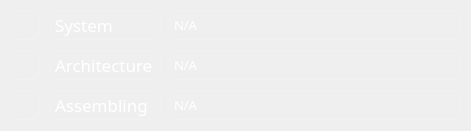
   <widget class="QWidget" name="widget_35" native="true">
    <property name="geometry">
     <rect>
      <x>10</x>
      <y>500</y>
      <width>471</width>
      <height>131</height>
     </rect>
    </property>
    <property name="styleSheet">
     <string notr="true">color: white;
background-color: qlineargradient(spread:pad, x1:1, y1:2, x1:0, y2:0, stop:0
rgba(55,250,55), stop:0.4274 rgba(35,30,60,20), stop:1 rgba(205,200,250,20));
border-radius:7px;


border: none;</string>
    </property>
    <widget class="QLabel" name="label_51">
     <property name="geometry">
      <rect>
       <x>50</x>
       <y>10</y>
       <width>111</width>
       <height>30</height>
      </rect>
     </property>
     <property name="minimumSize">
      <size>
       <width>35</width>
       <height>30</height>
      </size>
     </property>
     <property name="maximumSize">
      <size>
       <width>16777215</width>
       <height>35</height>
      </size>
     </property>
     <property name="font">
      <font>
       <family>Microsoft JhengHei UI Light</family>
       <pointsize>13</pointsize>
      </font>
     </property>
     <property name="styleSheet">
      <string notr="true">background-color:none;
color: white;
border: 1px solid rgba(255,255,255,30);
font-size: 13pt;
border-radius:7px;</string>
     </property>
     <property name="text">
      <string>System</string>
     </property>
    </widget>
    <widget class="QLabel" name="label_52">
     <property name="geometry">
      <rect>
       <x>50</x>
       <y>50</y>
       <width>111</width>
       <height>30</height>
      </rect>
     </property>
     <property name="minimumSize">
      <size>
       <width>35</width>
       <height>30</height>
      </size>
     </property>
     <property name="maximumSize">
      <size>
       <width>16777215</width>
       <height>35</height>
      </size>
     </property>
     <property name="font">
      <font>
       <family>Microsoft JhengHei UI Light</family>
       <pointsize>13</pointsize>
      </font>
     </property>
     <property name="styleSheet">
      <string notr="true">background-color:none;
color: white;
border: 1px solid rgba(255,255,255,30);
font-size: 13pt;
border-radius:7px;</string>
     </property>
     <property name="text">
      <string>Architecture</string>
     </property>
    </widget>
    <widget class="QLabel" name="Gpu2_36">
     <property name="geometry">
      <rect>
       <x>170</x>
       <y>10</y>
       <width>291</width>
       <height>30</height>
      </rect>
     </property>
     <property name="minimumSize">
      <size>
       <width>50</width>
       <height>30</height>
      </size>
     </property>
     <property name="maximumSize">
      <size>
       <width>1000</width>
       <height>35</height>
      </size>
     </property>
     <property name="font">
      <font>
       <family>Microsoft YaHei UI Light</family>
       <pointsize>10</pointsize>
      </font>
     </property>
     <property name="styleSheet">
      <string notr="true">
color: white;
background-color:none;


border: 1px solid rgba(255,255,255,30);
font-size: 10pt;
border-radius:7px;</string>
     </property>
     <property name="lineWidth">
      <number>0</number>
     </property>
     <property name="text">
      <string>N/A</string>
     </property>
    </widget>
    <widget class="QLabel" name="Gpu2_37">
     <property name="geometry">
      <rect>
       <x>170</x>
       <y>50</y>
       <width>291</width>
       <height>30</height>
      </rect>
     </property>
     <property name="minimumSize">
      <size>
       <width>50</width>
       <height>30</height>
      </size>
     </property>
     <property name="maximumSize">
      <size>
       <width>1000</width>
       <height>35</height>
      </size>
     </property>
     <property name="font">
      <font>
       <family>Microsoft YaHei UI Light</family>
       <pointsize>10</pointsize>
      </font>
     </property>
     <property name="styleSheet">
      <string notr="true">
color: white;
background-color:none;


border: 1px solid rgba(255,255,255,30);
font-size: 10pt;
border-radius:7px;</string>
     </property>
     <property name="lineWidth">
      <number>0</number>
     </property>
     <property name="text">
      <string>N/A</string>
     </property>
    </widget>
    <widget class="QLabel" name="label_53">
     <property name="geometry">
      <rect>
       <x>50</x>
       <y>90</y>
       <width>111</width>
       <height>30</height>
      </rect>
     </property>
     <property name="minimumSize">
      <size>
       <width>35</width>
       <height>30</height>
      </size>
     </property>
     <property name="maximumSize">
      <size>
       <width>16777215</width>
       <height>35</height>
      </size>
     </property>
     <property name="font">
      <font>
       <family>Microsoft JhengHei UI Light</family>
       <pointsize>13</pointsize>
      </font>
     </property>
     <property name="styleSheet">
      <string notr="true">background-color:none;
color: white;
border: 1px solid rgba(255,255,255,30);
font-size: 13pt;
border-radius:7px;</string>
     </property>
     <property name="text">
      <string>Assembling</string>
     </property>
    </widget>
    <widget class="QLabel" name="Gpu2_38">
     <property name="geometry">
      <rect>
       <x>170</x>
       <y>90</y>
       <width>291</width>
       <height>30</height>
      </rect>
     </property>
     <property name="minimumSize">
      <size>
       <width>50</width>
       <height>30</height>
      </size>
     </property>
     <property name="maximumSize">
      <size>
       <width>1000</width>
       <height>35</height>
      </size>
     </property>
     <property name="font">
      <font>
       <family>Microsoft YaHei UI Light</family>
       <pointsize>10</pointsize>
      </font>
     </property>
     <property name="styleSheet">
      <string notr="true">
color: white;
background-color:none;


border: 1px solid rgba(255,255,255,30);
font-size: 10pt;
border-radius:7px;</string>
     </property>
     <property name="lineWidth">
      <number>0</number>
     </property>
     <property name="text">
      <string>N/A</string>
     </property>
    </widget>
    <widget class="QLabel" name="Gpu2_53">
     <property name="geometry">
      <rect>
       <x>10</x>
       <y>10</y>
       <width>30</width>
       <height>30</height>
      </rect>
     </property>
     <property name="minimumSize">
      <size>
       <width>0</width>
       <height>0</height>
      </size>
     </property>
     <property name="maximumSize">
      <size>
       <width>180</width>
       <height>35</height>
      </size>
     </property>
     <property name="styleSheet">
      <string notr="true">
color: white;
background-color:none;


border: 1px solid rgba(255,255,255,30);
font-size: 10pt;
border-radius:7px;</string>
     </property>
     <property name="lineWidth">
      <number>0</number>
     </property>
     <property name="text">
      <string/>
     </property>
     <property name="pixmap">
      <pixmap resource="rec-rc.qrc">:/icons/image (7).png</pixmap>
     </property>
     <property name="scaledContents">
      <bool>true</bool>
     </property>
     <property name="margin">
      <number>2</number>
     </property>
    </widget>
    <widget class="QLabel" name="Gpu2_54">
     <property name="geometry">
      <rect>
       <x>10</x>
       <y>50</y>
       <width>30</width>
       <height>30</height>
      </rect>
     </property>
     <property name="minimumSize">
      <size>
       <width>0</width>
       <height>0</height>
      </size>
     </property>
     <property name="maximumSize">
      <size>
       <width>180</width>
       <height>35</height>
      </size>
     </property>
     <property name="styleSheet">
      <string notr="true">
color: white;
background-color:none;


border: 1px solid rgba(255,255,255,30);
font-size: 10pt;
border-radius:7px;</string>
     </property>
     <property name="lineWidth">
      <number>0</number>
     </property>
     <property name="text">
      <string/>
     </property>
     <property name="pixmap">
      <pixmap resource="rec-rc.qrc">:/icons/image (4).png</pixmap>
     </property>
     <property name="scaledContents">
      <bool>true</bool>
     </property>
     <property name="margin">
      <number>2</number>
     </property>
    </widget>
    <widget class="QLabel" name="Gpu2_55">
     <property name="geometry">
      <rect>
       <x>10</x>
       <y>90</y>
       <width>30</width>
       <height>30</height>
      </rect>
     </property>
     <property name="minimumSize">
      <size>
       <width>0</width>
       <height>0</height>
      </size>
     </property>
     <property name="maximumSize">
      <size>
       <width>180</width>
       <height>35</height>
      </size>
     </property>
     <property name="styleSheet">
      <string notr="true">
color: white;
background-color:none;


border: 1px solid rgba(255,255,255,30);
font-size: 10pt;
border-radius:7px;</string>
     </property>
     <property name="lineWidth">
      <number>0</number>
     </property>
     <property name="text">
      <string/>
     </property>
     <property name="pixmap">
      <pixmap resource="rec-rc.qrc">:/icons/image 1).png</pixmap>
     </property>
     <property name="scaledContents">
      <bool>true</bool>
     </property>
     <property name="margin">
      <number>2</number>
     </property>
    </widget>
   </widget>
